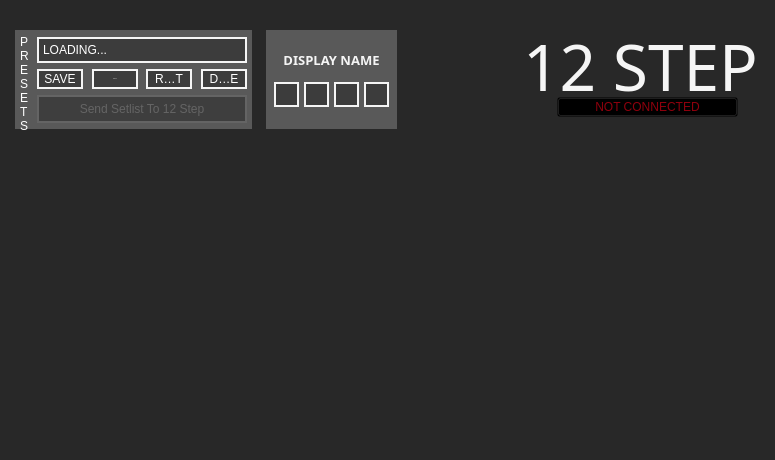
<?xml version="1.0" encoding="UTF-8"?>
<ui version="4.0">
 <class>MainWindow</class>
 <widget class="QMainWindow" name="MainWindow">
  <property name="geometry">
   <rect>
    <x>0</x>
    <y>0</y>
    <width>775</width>
    <height>460</height>
   </rect>
  </property>
  <property name="windowTitle">
   <string>MainWindow</string>
  </property>
  <property name="styleSheet">
   <string notr="true">/*QWidget
{

}*/

QToolTip
{
	border: 1px solid rgb(242, 242, 242);
	background-color: rgb(40, 40, 40);
	font: 8pt &quot;Corbel&quot;;
	color: rgb(242, 242, 242);
	padding: 2px;
	min-height: 24px;
}

QToolButton:focus
{
	border: 2px solid rgb(0, 174, 239);
}


/*----------- QComboBox ------------*/
QComboBox
{
	font: 14px &quot;Futura PT Book&quot;;
 /*
	border: 2px solid rgb(245, 245, 245);
*/
	background: rgb(60, 60, 60);
	color: white;
	padding: 1px 3px 1px 1px;
    combobox-popup: 0;
 }

/*----------- QComboBox ------------*/

/* dropdown box*/
QComboBox QListView
{
   /* border: 1px solid rgb(255,255,255);*/
	color: white;
	font: 10px &quot;Futura PT Book&quot;;
	padding-left: 3px;
	padding-right: 0px;
	min-width: 200px;
    height: 200px;
}

/*----------- dropdown items hovered ------------*/
QComboBox QAbstractItemView
{
    background-color: rgb(40, 40, 40);
    selection-color: white;
    selection-background-color: rgb(0,174,239);
   /* min-width: 200px;*/
}

QComboBox::item:alternate
{
	background: rgb(90, 90, 90);
}

QComboBox::item:selected
{
	border: 1px solid transparent;
	background: rgb(0,174,239);
}

QComboBox::indicator
{
	background-color: transparent;
	selection-background-color: transparent;
	color: transparent;
	selection-color: white;
}

/* required for down-arrow or it's blank*/
QComboBox::drop-down
{
    width: 1px;
    height: 1px;
    subcontrol-origin: margin;
    subcontrol-position: right center;
    border-left-width: 0px;
    border-right-width: 0px;
    border-top-width: 0px;
    border-bottom-width: 0px;
	padding: 1px 1px 1px 0px;
}

/* down arrow image */

QComboBox::down-arrow
{
 /*
	border: none;*/
	background: none;
	image: url(:/ui/ui_images/combobox_menu_arrows.svg);
	padding-right: 15px;
}


/******************************************************************************************/
/* ---[scroll bar]----------------------------------------------------------------------------*/
/******************************************************************************************/

QComboBox QAbstractItemView QScrollBar:vertical {

	background: black;
/* margin sets up how far the handle can travel */
	margin: 0px 0px 0px 0px;
	/*border: none;*/
	width: 10px;
}

/* Sets up the color and height of handle */
QComboBox QAbstractItemView QScrollBar::handle:vertical {
	background: rgb(255,255,255);
	border: none;
}

/* This removes the bottom button by setting the height to 0px */
QComboBox QAbstractItemView QScrollBar::add-line:vertical {
	height: 0px;
	subcontrol-position: bottom;
	subcontrol-origin: margin;
	border: none;
}

/* This removes the top button by setting the height to 0px */
QComboBox QAbstractItemView QScrollBar::sub-line:vertical {
	height: 0px;
	subcontrol-position: top;
	subcontrol-origin: margin;
	border: none;
}

/* need this to get rid of crosshatching on scrollbar background */
QComboBox QAbstractItemView QScrollBar::add-page:vertical, QScrollBar::sub-page:vertical {
	background: none;
	border: none;
}


/* -------------------------------------------------------------------------------*/
/* -------------------------------------------------------------------------------*/
/* -------------------------------------------------------------------------------*/</string>
  </property>
  <widget class="QWidget" name="centralWidget">
   <property name="styleSheet">
    <string notr="true">/*-----------QWidget-----------*/
QWidget
{
	background: rgb(40, 40, 40);
}

/*----------- QComboBox ------------*/
QComboBox
{
	font: 10pt &quot;Corbel&quot;;
	border: 2px solid rgb(245, 245, 245);
	background: rgb(60, 60, 60);
	color: white;
	padding: 1px 3px 1px 4px;
 }

QComboBox QListView
{
	background-color: rgb(60, 60, 60);
	border: transparent;
	font: 10px &quot;Corbel&quot;;
	padding-left: 3px;
	padding-right: 3px;
	min-width: 35px;
}

QComboBox::item:alternate
{
	background: rgb(90, 90, 90);
}

QComboBox::item:selected
{
	border: 1px solid transparent;
	background: rgb(0,174,239);
}

QComboBox::indicator
{
	background-color: transparent;
	selection-background-color: transparent;
	color: transparent;
	selection-color: white;
}

QComboBox::drop-down
{
	width: 1px;
	height: 1px;
	subcontrol-origin: margin;
	subcontrol-position: right center;
	border-left-width: 0px;
	border-right-width: 0px;
	border-top-width: 0px;
	border-bottom-width: 0px;
	padding: 1px 1px 1px 4px;
}

/*----------- QFrame ------------*/
QFrame
{
	background: rgb(89, 89, 89);
	border: none;
}

/*-----------QLabel------------*/
QLabel
{
	font: 10pt &quot;Corbel&quot;;
	color: rgb(245, 245, 245);
}


/*-----------QLineEdit------------*/
QLineEdit
{
	background: rgb(60, 60, 60);
	border: 3px solid rgb(245, 245, 245);
	padding-bottom: 2px;
	color: rgb(245, 245, 245);
	font: 24pt &quot;Droid Sans Mono&quot;;
}

QLineEdit:focus
{
	border: 3px solid white;
	padding-bottom: 2px;
}

/*----------- QToolButton ------------*/
QToolButton
{
	background: rgb(60, 60, 60);
	color: white;
	border: 2px solid rgb(245, 245, 245);
	font: 10px &quot;Corbel&quot;;
	padding: 0,1,0,0;
}

QToolButton:pressed
{
	background: rgb(245, 245, 245);
	color: black;
	border: 2px solid rgb(245, 245, 245);
	font: 10px &quot;Corbel&quot;;
	padding: 0, 1, 0, 0;
}

</string>
   </property>
   <widget class="QFrame" name="frame_displayname">
    <property name="geometry">
     <rect>
      <x>266</x>
      <y>30</y>
      <width>131</width>
      <height>99</height>
     </rect>
    </property>
    <property name="toolTip">
     <string>Sets the current preset's display name.&lt;p&gt;Anything entered here appears on the 12 Step's alphanumeric display when the preset is selected.&lt;p&gt;Limited to a maximum of four characters.</string>
    </property>
    <property name="styleSheet">
     <string notr="true">QComboBox
{
	font: 12px &quot;Droid Sans Mono&quot;;
	color: rgb(242, 242, 242);
	padding: 0px 0px 0px 7px;
}

QComboBox:focus
{
	border: 2px solid rgb(0, 174, 239);
}

QComboBox::drop-down
{
	color: rgb(242, 242, 242);
}

QComboBox QListView
{
	color: rgb(242, 242, 242);
}


QComboBox::down-arrow
{
    border: none;
    background: none;
    image: none;
    padding-right: 12px;
    width: 12px;
    height: 12px;
}

/* down arrow image */
QComboBox::down-arrow
{
	border: none;
	background: none;
	image: none;
	padding-right: 15px;
}</string>
    </property>
    <property name="frameShape">
     <enum>QFrame::StyledPanel</enum>
    </property>
    <property name="frameShadow">
     <enum>QFrame::Raised</enum>
    </property>
    <widget class="QLabel" name="presetlabel_3">
     <property name="geometry">
      <rect>
       <x>0</x>
       <y>20</y>
       <width>131</width>
       <height>20</height>
      </rect>
     </property>
     <property name="font">
      <font>
       <family>Corbel</family>
       <pointsize>10</pointsize>
       <italic>false</italic>
       <bold>true</bold>
      </font>
     </property>
     <property name="toolTip">
      <string>Sets the current preset's display name.&lt;p&gt;Anything entered here appears on the 12 Step's alphanumeric display when the preset is selected.&lt;p&gt;Limited to a maximum of four characters.</string>
     </property>
     <property name="styleSheet">
      <string notr="true">font: bold 10pt &quot;Corbel&quot;;</string>
     </property>
     <property name="text">
      <string>DISPLAY NAME</string>
     </property>
     <property name="alignment">
      <set>Qt::AlignCenter</set>
     </property>
    </widget>
    <widget class="QComboBox" name="preset_displayname_1">
     <property name="geometry">
      <rect>
       <x>8</x>
       <y>52</y>
       <width>25</width>
       <height>25</height>
      </rect>
     </property>
     <property name="toolTip">
      <string>Sets the current preset's display name.&lt;p&gt;Anything entered here appears on the 12 Step's alphanumeric display when the preset is selected.&lt;p&gt;Limited to a maximum of four characters.</string>
     </property>
     <property name="currentText">
      <string/>
     </property>
     <item>
      <property name="text">
       <string/>
      </property>
     </item>
     <item>
      <property name="text">
       <string>-</string>
      </property>
     </item>
     <item>
      <property name="text">
       <string>_</string>
      </property>
     </item>
     <item>
      <property name="text">
       <string>0</string>
      </property>
     </item>
     <item>
      <property name="text">
       <string>1</string>
      </property>
     </item>
     <item>
      <property name="text">
       <string>2</string>
      </property>
     </item>
     <item>
      <property name="text">
       <string>3</string>
      </property>
     </item>
     <item>
      <property name="text">
       <string>4</string>
      </property>
     </item>
     <item>
      <property name="text">
       <string>5</string>
      </property>
     </item>
     <item>
      <property name="text">
       <string>6</string>
      </property>
     </item>
     <item>
      <property name="text">
       <string>7</string>
      </property>
     </item>
     <item>
      <property name="text">
       <string>8</string>
      </property>
     </item>
     <item>
      <property name="text">
       <string>9</string>
      </property>
     </item>
     <item>
      <property name="text">
       <string>A</string>
      </property>
     </item>
     <item>
      <property name="text">
       <string>B</string>
      </property>
     </item>
     <item>
      <property name="text">
       <string>C</string>
      </property>
     </item>
     <item>
      <property name="text">
       <string>D</string>
      </property>
     </item>
     <item>
      <property name="text">
       <string>E</string>
      </property>
     </item>
     <item>
      <property name="text">
       <string>F</string>
      </property>
     </item>
     <item>
      <property name="text">
       <string>G</string>
      </property>
     </item>
     <item>
      <property name="text">
       <string>H</string>
      </property>
     </item>
     <item>
      <property name="text">
       <string>I</string>
      </property>
     </item>
     <item>
      <property name="text">
       <string>J</string>
      </property>
     </item>
     <item>
      <property name="text">
       <string>L</string>
      </property>
     </item>
     <item>
      <property name="text">
       <string>N</string>
      </property>
     </item>
     <item>
      <property name="text">
       <string>O</string>
      </property>
     </item>
     <item>
      <property name="text">
       <string>P</string>
      </property>
     </item>
     <item>
      <property name="text">
       <string>Q</string>
      </property>
     </item>
     <item>
      <property name="text">
       <string>R</string>
      </property>
     </item>
     <item>
      <property name="text">
       <string>S</string>
      </property>
     </item>
     <item>
      <property name="text">
       <string>T</string>
      </property>
     </item>
     <item>
      <property name="text">
       <string>U</string>
      </property>
     </item>
     <item>
      <property name="text">
       <string>Y</string>
      </property>
     </item>
     <item>
      <property name="text">
       <string>Z</string>
      </property>
     </item>
    </widget>
    <widget class="QComboBox" name="preset_displayname_2">
     <property name="geometry">
      <rect>
       <x>38</x>
       <y>52</y>
       <width>25</width>
       <height>25</height>
      </rect>
     </property>
     <property name="toolTip">
      <string>Sets the current preset's display name.&lt;p&gt;Anything entered here appears on the 12 Step's alphanumeric display when the preset is selected.&lt;p&gt;Limited to a maximum of four characters.</string>
     </property>
     <property name="styleSheet">
      <string notr="true"/>
     </property>
     <item>
      <property name="text">
       <string/>
      </property>
     </item>
     <item>
      <property name="text">
       <string>-</string>
      </property>
     </item>
     <item>
      <property name="text">
       <string>_</string>
      </property>
     </item>
     <item>
      <property name="text">
       <string>0</string>
      </property>
     </item>
     <item>
      <property name="text">
       <string>1</string>
      </property>
     </item>
     <item>
      <property name="text">
       <string>2</string>
      </property>
     </item>
     <item>
      <property name="text">
       <string>3</string>
      </property>
     </item>
     <item>
      <property name="text">
       <string>4</string>
      </property>
     </item>
     <item>
      <property name="text">
       <string>5</string>
      </property>
     </item>
     <item>
      <property name="text">
       <string>6</string>
      </property>
     </item>
     <item>
      <property name="text">
       <string>7</string>
      </property>
     </item>
     <item>
      <property name="text">
       <string>8</string>
      </property>
     </item>
     <item>
      <property name="text">
       <string>9</string>
      </property>
     </item>
     <item>
      <property name="text">
       <string>A</string>
      </property>
     </item>
     <item>
      <property name="text">
       <string>B</string>
      </property>
     </item>
     <item>
      <property name="text">
       <string>C</string>
      </property>
     </item>
     <item>
      <property name="text">
       <string>D</string>
      </property>
     </item>
     <item>
      <property name="text">
       <string>E</string>
      </property>
     </item>
     <item>
      <property name="text">
       <string>F</string>
      </property>
     </item>
     <item>
      <property name="text">
       <string>G</string>
      </property>
     </item>
     <item>
      <property name="text">
       <string>H</string>
      </property>
     </item>
     <item>
      <property name="text">
       <string>I</string>
      </property>
     </item>
     <item>
      <property name="text">
       <string>J</string>
      </property>
     </item>
     <item>
      <property name="text">
       <string>L</string>
      </property>
     </item>
     <item>
      <property name="text">
       <string>N</string>
      </property>
     </item>
     <item>
      <property name="text">
       <string>O</string>
      </property>
     </item>
     <item>
      <property name="text">
       <string>P</string>
      </property>
     </item>
     <item>
      <property name="text">
       <string>Q</string>
      </property>
     </item>
     <item>
      <property name="text">
       <string>R</string>
      </property>
     </item>
     <item>
      <property name="text">
       <string>S</string>
      </property>
     </item>
     <item>
      <property name="text">
       <string>T</string>
      </property>
     </item>
     <item>
      <property name="text">
       <string>U</string>
      </property>
     </item>
     <item>
      <property name="text">
       <string>Y</string>
      </property>
     </item>
     <item>
      <property name="text">
       <string>Z</string>
      </property>
     </item>
    </widget>
    <widget class="QComboBox" name="preset_displayname_3">
     <property name="geometry">
      <rect>
       <x>68</x>
       <y>52</y>
       <width>25</width>
       <height>25</height>
      </rect>
     </property>
     <property name="toolTip">
      <string>Sets the current preset's display name.&lt;p&gt;Anything entered here appears on the 12 Step's alphanumeric display when the preset is selected.&lt;p&gt;Limited to a maximum of four characters.</string>
     </property>
     <item>
      <property name="text">
       <string/>
      </property>
     </item>
     <item>
      <property name="text">
       <string>-</string>
      </property>
     </item>
     <item>
      <property name="text">
       <string>_</string>
      </property>
     </item>
     <item>
      <property name="text">
       <string>0</string>
      </property>
     </item>
     <item>
      <property name="text">
       <string>1</string>
      </property>
     </item>
     <item>
      <property name="text">
       <string>2</string>
      </property>
     </item>
     <item>
      <property name="text">
       <string>3</string>
      </property>
     </item>
     <item>
      <property name="text">
       <string>4</string>
      </property>
     </item>
     <item>
      <property name="text">
       <string>5</string>
      </property>
     </item>
     <item>
      <property name="text">
       <string>6</string>
      </property>
     </item>
     <item>
      <property name="text">
       <string>7</string>
      </property>
     </item>
     <item>
      <property name="text">
       <string>8</string>
      </property>
     </item>
     <item>
      <property name="text">
       <string>9</string>
      </property>
     </item>
     <item>
      <property name="text">
       <string>A</string>
      </property>
     </item>
     <item>
      <property name="text">
       <string>B</string>
      </property>
     </item>
     <item>
      <property name="text">
       <string>C</string>
      </property>
     </item>
     <item>
      <property name="text">
       <string>D</string>
      </property>
     </item>
     <item>
      <property name="text">
       <string>E</string>
      </property>
     </item>
     <item>
      <property name="text">
       <string>F</string>
      </property>
     </item>
     <item>
      <property name="text">
       <string>G</string>
      </property>
     </item>
     <item>
      <property name="text">
       <string>H</string>
      </property>
     </item>
     <item>
      <property name="text">
       <string>I</string>
      </property>
     </item>
     <item>
      <property name="text">
       <string>J</string>
      </property>
     </item>
     <item>
      <property name="text">
       <string>L</string>
      </property>
     </item>
     <item>
      <property name="text">
       <string>N</string>
      </property>
     </item>
     <item>
      <property name="text">
       <string>O</string>
      </property>
     </item>
     <item>
      <property name="text">
       <string>P</string>
      </property>
     </item>
     <item>
      <property name="text">
       <string>Q</string>
      </property>
     </item>
     <item>
      <property name="text">
       <string>R</string>
      </property>
     </item>
     <item>
      <property name="text">
       <string>S</string>
      </property>
     </item>
     <item>
      <property name="text">
       <string>T</string>
      </property>
     </item>
     <item>
      <property name="text">
       <string>U</string>
      </property>
     </item>
     <item>
      <property name="text">
       <string>Y</string>
      </property>
     </item>
     <item>
      <property name="text">
       <string>Z</string>
      </property>
     </item>
    </widget>
    <widget class="QComboBox" name="preset_displayname_4">
     <property name="geometry">
      <rect>
       <x>98</x>
       <y>52</y>
       <width>25</width>
       <height>25</height>
      </rect>
     </property>
     <property name="toolTip">
      <string>Sets the current preset's display name.&lt;p&gt;Anything entered here appears on the 12 Step's alphanumeric display when the preset is selected.&lt;p&gt;Limited to a maximum of four characters.</string>
     </property>
     <item>
      <property name="text">
       <string/>
      </property>
     </item>
     <item>
      <property name="text">
       <string>-</string>
      </property>
     </item>
     <item>
      <property name="text">
       <string>_</string>
      </property>
     </item>
     <item>
      <property name="text">
       <string>0</string>
      </property>
     </item>
     <item>
      <property name="text">
       <string>1</string>
      </property>
     </item>
     <item>
      <property name="text">
       <string>2</string>
      </property>
     </item>
     <item>
      <property name="text">
       <string>3</string>
      </property>
     </item>
     <item>
      <property name="text">
       <string>4</string>
      </property>
     </item>
     <item>
      <property name="text">
       <string>5</string>
      </property>
     </item>
     <item>
      <property name="text">
       <string>6</string>
      </property>
     </item>
     <item>
      <property name="text">
       <string>7</string>
      </property>
     </item>
     <item>
      <property name="text">
       <string>8</string>
      </property>
     </item>
     <item>
      <property name="text">
       <string>9</string>
      </property>
     </item>
     <item>
      <property name="text">
       <string>A</string>
      </property>
     </item>
     <item>
      <property name="text">
       <string>B</string>
      </property>
     </item>
     <item>
      <property name="text">
       <string>C</string>
      </property>
     </item>
     <item>
      <property name="text">
       <string>D</string>
      </property>
     </item>
     <item>
      <property name="text">
       <string>E</string>
      </property>
     </item>
     <item>
      <property name="text">
       <string>F</string>
      </property>
     </item>
     <item>
      <property name="text">
       <string>G</string>
      </property>
     </item>
     <item>
      <property name="text">
       <string>H</string>
      </property>
     </item>
     <item>
      <property name="text">
       <string>I</string>
      </property>
     </item>
     <item>
      <property name="text">
       <string>J</string>
      </property>
     </item>
     <item>
      <property name="text">
       <string>L</string>
      </property>
     </item>
     <item>
      <property name="text">
       <string>N</string>
      </property>
     </item>
     <item>
      <property name="text">
       <string>O</string>
      </property>
     </item>
     <item>
      <property name="text">
       <string>P</string>
      </property>
     </item>
     <item>
      <property name="text">
       <string>Q</string>
      </property>
     </item>
     <item>
      <property name="text">
       <string>R</string>
      </property>
     </item>
     <item>
      <property name="text">
       <string>S</string>
      </property>
     </item>
     <item>
      <property name="text">
       <string>T</string>
      </property>
     </item>
     <item>
      <property name="text">
       <string>U</string>
      </property>
     </item>
     <item>
      <property name="text">
       <string>Y</string>
      </property>
     </item>
     <item>
      <property name="text">
       <string>Z</string>
      </property>
     </item>
    </widget>
   </widget>
   <widget class="QFrame" name="frame_presets">
    <property name="geometry">
     <rect>
      <x>15</x>
      <y>30</y>
      <width>237</width>
      <height>99</height>
     </rect>
    </property>
    <property name="styleSheet">
     <string notr="true">/*QFrame
{

}*/

</string>
    </property>
    <property name="frameShape">
     <enum>QFrame::StyledPanel</enum>
    </property>
    <property name="frameShadow">
     <enum>QFrame::Raised</enum>
    </property>
    <widget class="QToolButton" name="update">
     <property name="enabled">
      <bool>false</bool>
     </property>
     <property name="geometry">
      <rect>
       <x>22</x>
       <y>65</y>
       <width>210</width>
       <height>28</height>
      </rect>
     </property>
     <property name="toolTip">
      <string>&quot;Make it so.&quot;&lt;p&gt;Update a connected 12 Step's presets with the current setlist.</string>
     </property>
     <property name="styleSheet">
      <string notr="true">/*---------- QToolButton ---------*/
QToolButton
{
	background: rgb(60, 60, 60);
	border: 2px solid rgb(245,245,245);
	font: bold 10pt &quot;Corbel&quot;;
	color: white;
}

QToolButton:pressed
{
	background: rgb(245, 245, 245);
	border: 2px solid rgb(245, 245, 245);
	font: bold 12pt &quot;Corbel&quot;;
	color: black;
}

QToolButton::disabled
{
	background: rgba(20, 20, 20, 100);
	border: 2px solid rgb(100, 100, 100);
	font: bold 12pt &quot;Corbel&quot;;
	color: rgb(100, 100, 100);
}

QToolTip
{
	font: 8pt &quot;Corbel&quot;;
}</string>
     </property>
     <property name="text">
      <string>Send Setlist To 12 Step</string>
     </property>
    </widget>
    <widget class="QComboBox" name="presetmenu">
     <property name="geometry">
      <rect>
       <x>22</x>
       <y>7</y>
       <width>210</width>
       <height>26</height>
      </rect>
     </property>
     <property name="toolTip">
      <string>Selects the preset currently being edited.</string>
     </property>
     <property name="autoFillBackground">
      <bool>false</bool>
     </property>
     <property name="styleSheet">
      <string notr="true"/>
     </property>
     <property name="editable">
      <bool>false</bool>
     </property>
     <property name="frame">
      <bool>true</bool>
     </property>
     <item>
      <property name="text">
       <string>LOADING...</string>
      </property>
     </item>
     <item>
      <property name="text">
       <string>1</string>
      </property>
     </item>
     <item>
      <property name="text">
       <string>2</string>
      </property>
     </item>
     <item>
      <property name="text">
       <string>3</string>
      </property>
     </item>
     <item>
      <property name="text">
       <string>4</string>
      </property>
     </item>
     <item>
      <property name="text">
       <string>5</string>
      </property>
     </item>
     <item>
      <property name="text">
       <string>6</string>
      </property>
     </item>
     <item>
      <property name="text">
       <string>7</string>
      </property>
     </item>
     <item>
      <property name="text">
       <string>8</string>
      </property>
     </item>
     <item>
      <property name="text">
       <string>9</string>
      </property>
     </item>
     <item>
      <property name="text">
       <string>10</string>
      </property>
     </item>
    </widget>
    <widget class="QToolButton" name="save">
     <property name="geometry">
      <rect>
       <x>22</x>
       <y>39</y>
       <width>46</width>
       <height>20</height>
      </rect>
     </property>
     <property name="minimumSize">
      <size>
       <width>46</width>
       <height>20</height>
      </size>
     </property>
     <property name="toolTip">
      <string>Save any changes to the &lt;br&gt;current preset.</string>
     </property>
     <property name="styleSheet">
      <string notr="true"/>
     </property>
     <property name="text">
      <string>SAVE</string>
     </property>
    </widget>
    <widget class="QToolButton" name="saveas">
     <property name="geometry">
      <rect>
       <x>77</x>
       <y>39</y>
       <width>46</width>
       <height>20</height>
      </rect>
     </property>
     <property name="minimumSize">
      <size>
       <width>46</width>
       <height>20</height>
      </size>
     </property>
     <property name="font">
      <font>
       <family>Corbel</family>
       <pointsize>-1</pointsize>
       <italic>false</italic>
       <bold>false</bold>
      </font>
     </property>
     <property name="toolTip">
      <string>Save the current settings&lt;br&gt; to a new preset slot.</string>
     </property>
     <property name="text">
      <string>SAVE AS</string>
     </property>
    </widget>
    <widget class="QToolButton" name="revert">
     <property name="geometry">
      <rect>
       <x>131</x>
       <y>39</y>
       <width>46</width>
       <height>20</height>
      </rect>
     </property>
     <property name="minimumSize">
      <size>
       <width>46</width>
       <height>20</height>
      </size>
     </property>
     <property name="toolTip">
      <string>Revert any unsaved &lt;br&gt;changes in the current &lt;br&gt;preset to its previously &lt;br&gt;saved state.</string>
     </property>
     <property name="text">
      <string>REVERT</string>
     </property>
    </widget>
    <widget class="QToolButton" name="deletepreset">
     <property name="geometry">
      <rect>
       <x>186</x>
       <y>39</y>
       <width>46</width>
       <height>20</height>
      </rect>
     </property>
     <property name="minimumSize">
      <size>
       <width>46</width>
       <height>20</height>
      </size>
     </property>
     <property name="toolTip">
      <string>Delete the currently selected preset.</string>
     </property>
     <property name="text">
      <string>DELETE</string>
     </property>
    </widget>
   </widget>
   <widget class="QPushButton" name="connected">
    <property name="geometry">
     <rect>
      <x>557</x>
      <y>97</y>
      <width>181</width>
      <height>20</height>
     </rect>
    </property>
    <property name="styleSheet">
     <string notr="true">background: transparent;
font: 16px &quot;Futura&quot;;
color: rgba(207, 0, 18, 175);
text-align: center;</string>
    </property>
    <property name="text">
     <string>NOT CONNECTED</string>
    </property>
   </widget>
   <widget class="QLabel" name="Title_12Step">
    <property name="geometry">
     <rect>
      <x>510</x>
      <y>30</y>
      <width>261</width>
      <height>72</height>
     </rect>
    </property>
    <property name="font">
     <font>
      <family>Futura PT</family>
      <pointsize>48</pointsize>
      <italic>false</italic>
      <bold>false</bold>
     </font>
    </property>
    <property name="toolTip">
     <string>Shows whether or not a &lt;br&gt;12 Step has made a connection to the editor.</string>
    </property>
    <property name="styleSheet">
     <string notr="true">QLabel
{
	
	
	font: 48pt &quot;Futura PT&quot;;
	background-color: transparent;
	border: none;
}</string>
    </property>
    <property name="text">
     <string>12 STEP</string>
    </property>
    <property name="alignment">
     <set>Qt::AlignCenter</set>
    </property>
   </widget>
   <widget class="QLabel" name="Preset_label">
    <property name="geometry">
     <rect>
      <x>20</x>
      <y>35</y>
      <width>10</width>
      <height>100</height>
     </rect>
    </property>
    <property name="styleSheet">
     <string notr="true">	font: 9px &quot;Corbel&quot;;
	color: white;
	background: transparent;</string>
    </property>
    <property name="text">
     <string>P R E S E T S</string>
    </property>
    <property name="alignment">
     <set>Qt::AlignLeading|Qt::AlignLeft|Qt::AlignTop</set>
    </property>
    <property name="wordWrap">
     <bool>true</bool>
    </property>
   </widget>
  </widget>
 </widget>
 <layoutdefault spacing="6" margin="11"/>
 <tabstops>
  <tabstop>presetmenu</tabstop>
  <tabstop>save</tabstop>
  <tabstop>saveas</tabstop>
  <tabstop>revert</tabstop>
  <tabstop>deletepreset</tabstop>
  <tabstop>update</tabstop>
  <tabstop>preset_displayname_1</tabstop>
  <tabstop>preset_displayname_2</tabstop>
  <tabstop>preset_displayname_3</tabstop>
  <tabstop>preset_displayname_4</tabstop>
 </tabstops>
 <resources/>
 <connections/>
</ui>
